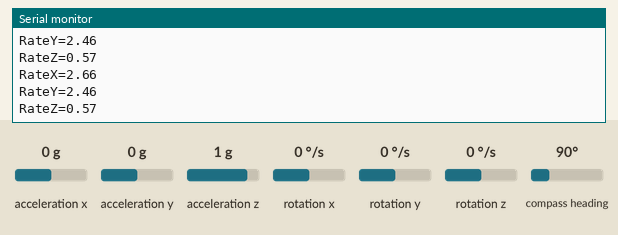
The sketch below on a simulated Arduino Uno, built with avr-gcc and run on an emulated ATmega328P. Parts: the last lines printed to the serial monitor. The test bench sets the inputs (shaded band); at power-on: rotation x 0 °/s, acceleration y 0 g, rotation y 0 °/s, rotation z 0 °/s, acceleration x 0 g, acceleration z 1 g, compass heading 90°.

Above: at 1.2 s.
1.3 s: rotation x set to -192 °/s
At 1.82 s:
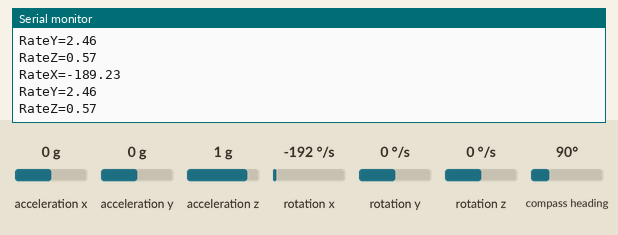
2.8 s: acceleration y set to -1.4 g
4.9 s: rotation y set to -192 °/s
At 5.32 s:
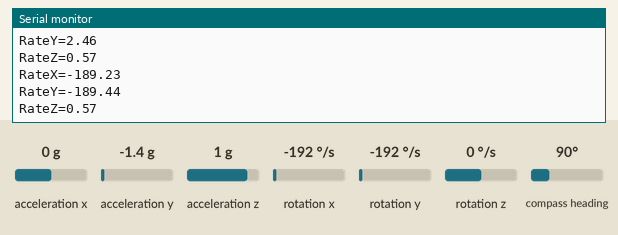
6.4 s: rotation z set to -192 °/s
At 6.82 s:
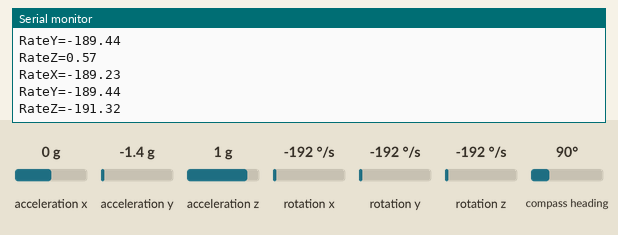

Measured:
- after the input at 1.3 s, the serial monitor: prints a new line after 0.21 s (image 1)
- after the input at 4.9 s, the serial monitor: prints a new line after 0.11 s (image 2)
- after the input at 6.4 s, the serial monitor: prints a new line after 0.12 s (image 3)

The sketch:

sketch_dec03a.ino
```cpp
#include "Wire.h"
#include "I2Cdev.h"
#include "MPU6050.h"
#include "Timer.h"
#include "HMC5883L.h"
Timer t;

//ADC reference voltage is 3.3V
//ACD module is 16-bit
//VzeroG is tested from the Underground
#define Vref 3.3
#define scale 32768.0
#define VzeroG 0.45
//The drift vector of magnetometer
#define rx -275
#define ry -199
#define rz 93
// class default I2C address is 0x68
// specific I2C addresses may be passed as a parameter here
// AD0 low = 0x68 (default for InvenSense evaluation board)
// AD0 high = 0x69

float timeChange=20;//滤波法采样时间间隔毫秒
float dt=timeChange*0.001;//注意：dt的取值为滤波器采样时间
// 陀螺仪
float angleAx,angleAy, angleAz;//The angle between the accelerometer and x,y,z corrdinate
MPU6050 accelgyro;//陀螺仪类
HMC5883L mag;
int16_t ax, ay, az, gx, gy, gz;//Some original data of accelerometer, gyroscope and magenetometer
int16_t mx, my, mz;
//The parameters and functions for Kalman Filters
float Rx, Ry, Rz;
float RateX, RateY, RateZ;
float xDegrees;
float yDegrees;
float zDegrees;
//Parameters needed for accelerometer
float Racc[3];//The normalized vector of accelerometer
float Racclen;
float Rgyro[3];
#define Rgryolen 1
float Rest[3];//The output of the filter
float Restlen;
float Restprev[3] = {0,0,0};
int count = 0;
float angleAxz, angleAyz;
void setup() {
    Wire.begin();//Initialize
    accelgyro.setI2CMasterModeEnabled(false);//enable the magnetometer
    accelgyro.setI2CBypassEnabled(true) ;
    accelgyro.setSleepEnabled(false);
    Serial.begin(38400);//Initialize the serial
    accelgyro.initialize();//Inititalize the accelerometer
    mag.initialize();//Initialize the magnetometer
    int tickEvent1=t.every(timeChange, getangle);//Call getangle() timeChange after this line

    int tickEvent2=t.every(500, printout) ;//print out the serial 50 after this line
}
void loop() {

    t.update();//时间操作系统运行

}
void printout()
{
      //Serial.println("x=");
      //Serial.print("Rx=");Serial.println(Rest[0]);
      Serial.print("RateX=");Serial.println(RateX);
      //Serial.print("xDegrees=");Serial.println(xDegrees);
      //Serial.println("y=");
      //Serial.print("Ry=");Serial.println(Rest[1]);
      Serial.print("RateY=");Serial.println(RateY);
      //Serial.print("yDegrees=");Serial.println(yDegrees);
      //Serial.println("z=");
      //Serial.print("Rz=");Serial.println(Rest[2]);
      Serial.print("RateZ=");Serial.println(RateZ);
      //Serial.print("zDegrees=");Serial.println(zDegrees);
//Serial.println("----------------------------------------");
}


void getangle()
{
    accelgyro.getMotion6(&ax, &ay, &az, &gx, &gy, &gz);//The raw data of the accelerometer and gyroscope
    mag.getHeading(&mx, &my, &mz);//The raw data of the magnetometer
    Rx = (ax-480)/scale*2;
    Ry = (ay+392)/scale*2;
    //Serial.println(Ry);
    Rz = (az+2363)/scale*2;
    float leng = sqrt(Rx*Rx+Ry*Ry+Rz*Rz);
    Rx = Rx/leng;
    Ry = Ry/leng;
    Rz = Rz/leng;
    RateX = (gx+349)/scale*250;
    RateY = (gy+322)/scale*250;
    RateZ = (gz+75)/scale*250;
    if(count == 0){
    //Serial.print("The angle between Rx and Rz is");
    //Serial.println(atan2(Rx,Rz));
    angleAxz = atan2(Rx,Rz);
    angleAyz = atan2(Ry,Rz);
    count += 1;
    }
    else{
       // Serial.print("The angle between Rx and Rz is");
    //Serial.println(atan2(Rx,Rz));
    //Serial.print("The addition is");
    //Serial.println(timeChange/1000*RateY/180*PI);
    angleAxz = atan2(Restprev[0],Restprev[2]) + timeChange/1000 * RateY/180*PI;
    angleAyz = atan2(Restprev[1],Restprev[2]) + timeChange/1000 * RateX/180*PI;
    }
    //Serial.println("angleAxz = ");
    //Serial.print(angleAxz);
    if(Rx > 0.1 or Rx < -0.1) Rgyro[0] = sin(angleAxz)/sqrt(1 + cos(angleAxz)*cos(angleAxz)*tan(angleAyz)*tan(angleAyz));
    else Rgyro[0] = Restprev[0];
    if(Ry > 0.1 or Ry < -0.1) Rgyro[1] = sin(angleAyz)/sqrt(1 + cos(angleAyz)*cos(angleAyz)*tan(angleAxz)*tan(angleAxz));
    else Rgyro[1] = Restprev[1];
    //Serial.print("Rgyro values: ");
    //Serial.print(Rgyro[0]);Serial.println(Rgyro[1]);
    if(Rz > 0.1 or Rz < -0.1)
    {//need a function to determine the sign of z
      int sign = Restprev[2]/abs(Restprev[2]);
      if(1-Rgyro[0]*Rgyro[0]-Rgyro[1]*Rgyro[1]<0) Serial.println("Something bad happened");
      Rgyro[2] = sign*sqrt(1-Rgyro[0]*Rgyro[0]-Rgyro[1]*Rgyro[1]);
    }
    else Rgyro[2] = Restprev[2];
    Racclen = sqrt(Rx*Rx+Ry*Ry+Rz*Rz);
    Racc[0] = Rx/Racclen;
    Racc[1] = Ry/Racclen;
    Racc[2] = Rz/Racclen;
    //prevRzG = RateZ;
    int i;
    for(i = 0; i<3 ;i++){
      Rest[i] = (Racc[i]+Rgyro[i]*10)/(1+10);
    }
    Restlen = sqrt(Rest[0]*Rest[0] + Rest[1]*Rest[1] + Rest[2]*Rest[2]);
    for(i = 0; i<3 ;i++) {
      Rest[i] = Rest[i]/Restlen;
      Restprev[i] = Rest[i];
      //Serial.println(Restprev[i]);
    }
    (xDegrees, yDegrees, zDegrees) = Heading_Calculation(mx,my,mz);
}
double Heading_Calculation(double mx, double my, double mz)
{
  // To calculate heading in degrees. 0 degree indicates North
   float xHeading = atan2(my-ry, mx-rx);
   float yHeading = atan2(mz-rz, mx-rx);
   float zHeading = atan2(mz-rz, my-ry);
   if(xHeading < 0) xHeading += 2*PI;
   if(xHeading > 2*PI) xHeading -= 2*PI;
   if(yHeading < 0) yHeading += 2*PI;
   if(yHeading > 2*PI) yHeading -= 2*PI;
   if(zHeading < 0) zHeading += 2*PI;
   if(zHeading > 2*PI) zHeading -= 2*PI;
   return xDegrees = xHeading /**180/M_PI*/, yDegrees = yHeading /** 180/M_PI*/, zDegrees = zHeading /** 180/M_PI*/;
}
```
